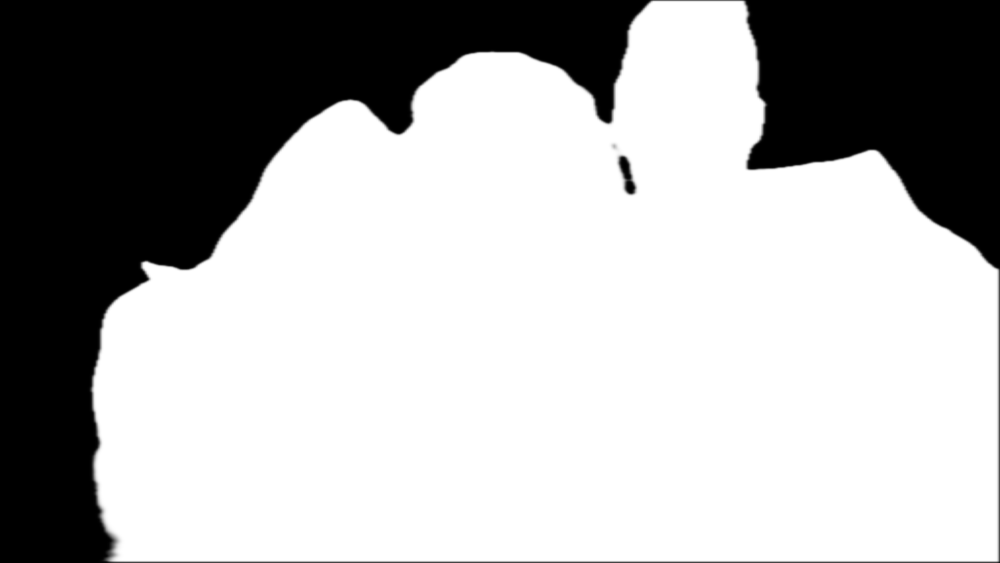
#> input picture ios/Tests/Fixtures/SubjectMattes/group_three_01.png, 2000 x 1125 px, given in place of pm02_12mp.jpg, which was not available (shown at 1/2 size)
$ python sheet.py
#> lines starting #> are read from the running program, lines starting #| are printed output that depends on the picture; after the words box and inside, x2 and y2 are one past the last pixel; in counts of white or black regions, pixels touching at a corner belong together; pictures that were not available may be replaced by others from this repository, and a replacement may not be noted
import numpy as np, cv2
from PIL import Image, ImageOps, ImageDraw, ImageFont
S='/Users/sg/Documents/Dev/Projects/lightly/experiments/depth/out/portrait-edges-2026-10-05'
L=lambda p: np.asarray(ImageOps.exif_transpose(Image.open(p)).convert('RGB'))
font=ImageFont.truetype('/System/Library/Fonts/Helvetica.ttc',26)
# head crop (x0,y0,x1,y1 as fractions) and a 1:1 detail window centre (fractions) per portrait
geo={'pm02':((0.08,0.06,0.72,0.36),(0.30,0.12)),'pd03':((0.18,0.04,0.82,0.36),(0.33,0.10))}
src={'pm02':'iosbg/pm02_12mp.jpg','pd03':'iosbg/pd03_full.jpg'}
rows=[]
for tag in ('pm02','pd03'):
  o=L(f'{S}/{src[tag]}'); H,W,_=o.shape
#> after `H, W, _ = o.shape`: H = 1125; W = 2000
  m=cv2.resize(np.asarray(Image.open('/Users/sg/Documents/Dev/Projects/lightly/ios/Tests/Fixtures/SubjectMattes/'+{'pm02':'portrait_medium_02','pd03':'portrait_deep_03'}[tag]+'.png').convert('L'))/255.,(W,H))
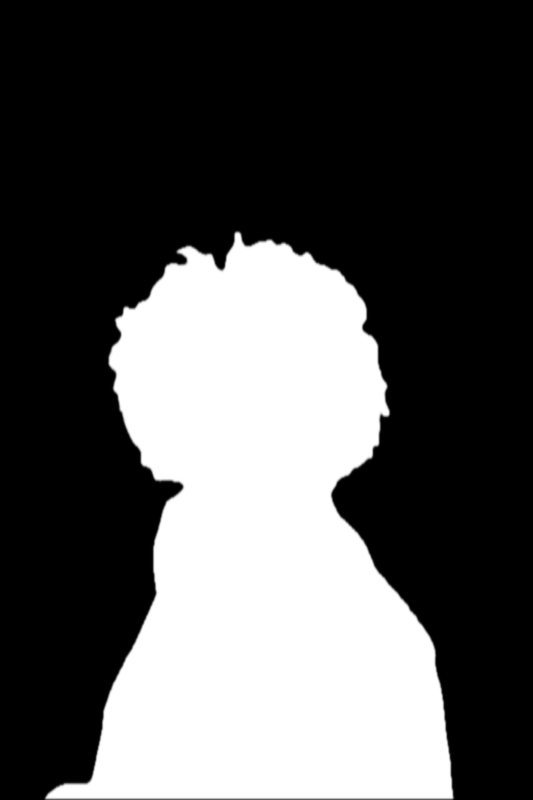
#> input picture ios/Tests/Fixtures/SubjectMattes/portrait_medium_02.png, 1065 x 1600 px, found by its file name (shown at 1/2 size)
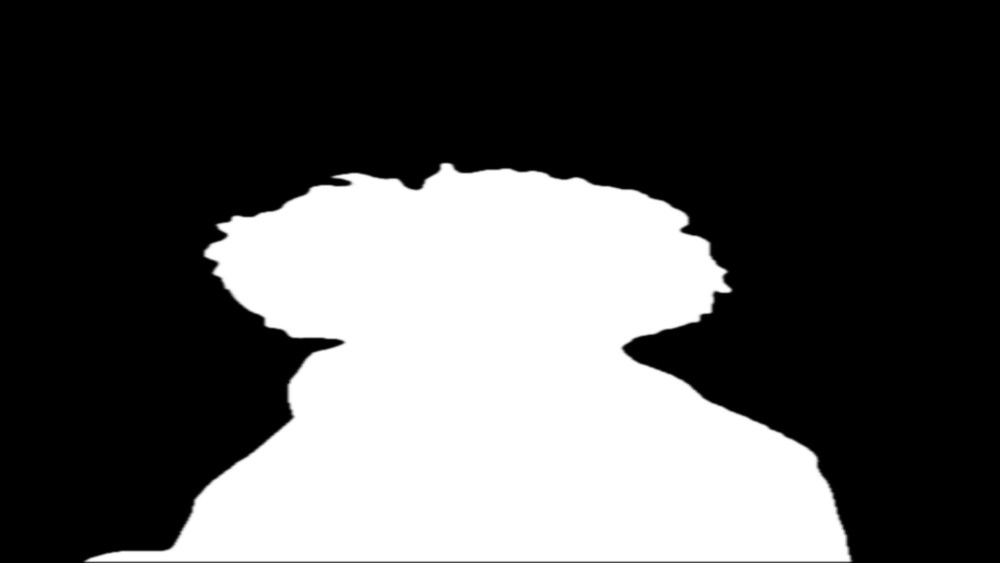
#> m: shape (1125, 2000) float64 (shown at 1/2 size); min 0, max 1, mean 0.336
  band=(m>0.02)&(m<0.98); band[int(H*.45):]=False; ys,xs=np.where(band)
#> after `band = (m > 0.02) & (m < 0.98)`:
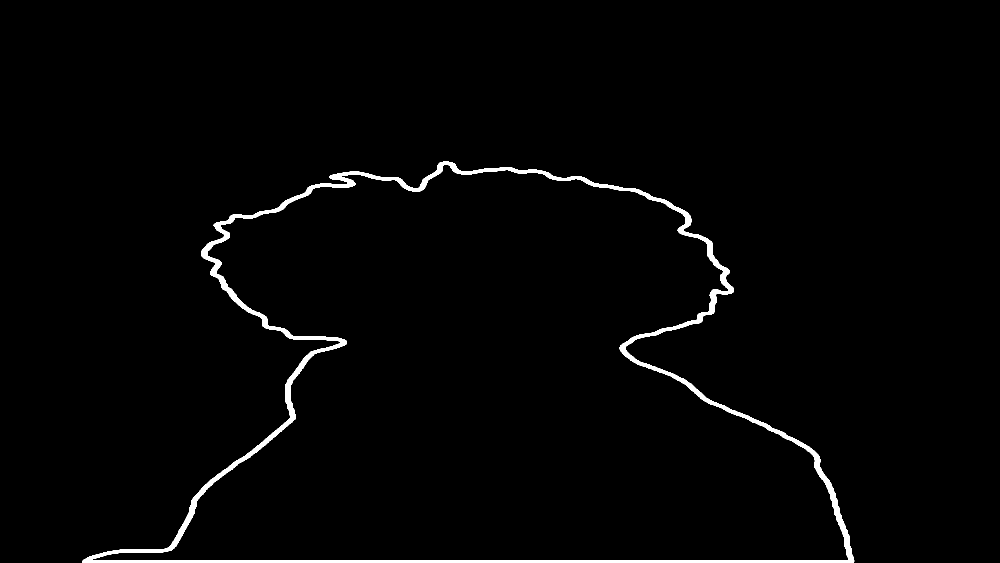
#> band: shape (1125, 2000) bool (shown at 1/2 size); 1.6% white; 1 white region, box (x1, y1, x2, y2) and area: (164, 323, 1709, 1125) 35802
#> after `band[int(H * 0.45):] = False`:
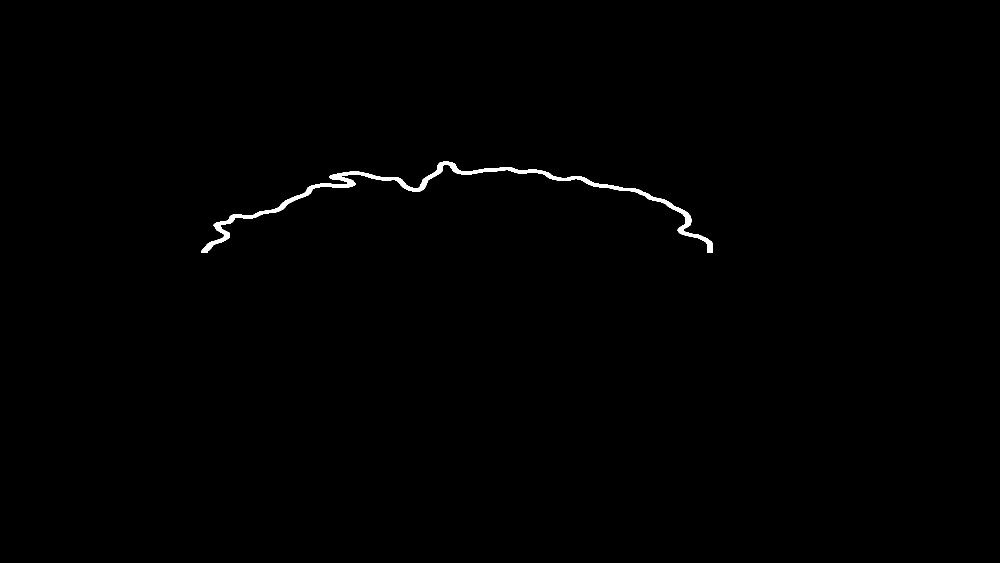
#> band: shape (1125, 2000) bool (shown at 1/2 size); 0.46% white; 1 white region, box (x1, y1, x2, y2) and area: (403, 323, 1425, 506) 10282
#> after `ys, xs = np.where(band)`: ys = 10282 values from 323 to 505; xs = 10282 values, max 1424 at index 9760, min 403 at index 10163, mean 898.1
  fy0,fy1,fx0,fx1=max(0,ys.min()-60)/H,min(H,ys.max()+60)/H,max(0,xs.min()-60)/W,min(W,xs.max()+60)/W
#> fy0 = 0.234; fy1 = 0.502; fx0 = 0.172; fx1 = 0.742
  cx,cy=(xs.min()+0.22*(xs.max()-xs.min()))/W,(ys.min()+0.30*(ys.max()-ys.min()))/H
#> cx = 0.314; cy = 0.336
  if tag=='pd03':  # dark-on-dark: the band is wide; window on the hair edge at the top-left of the head
    top=np.where((m>0.5).any(1))[0][0]; row=np.where(m[top+120]>0.5)[0]; cx,cy=(row[0]+40)/W,(top+120)/H
    fy0,fy1=max(0,top-200)/H,min(H,top+1500)/H; c0=np.where(m[top+600]>0.5)[0]; fx0,fx1=max(0,c0[0]-300)/W,min(W,c0[-1]+300)/W
  for sc in ('dark','light'):
#> (the run stopped early here; a loop or call above may not have finished)
